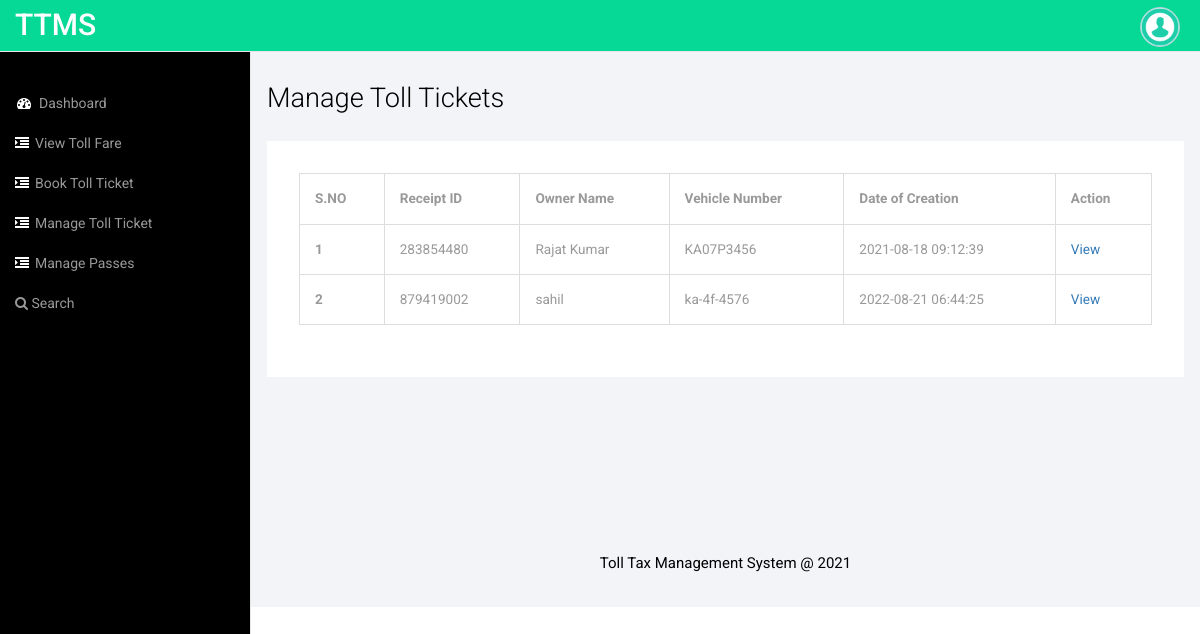
The app's page /TTMS-2021/staffs/manage-receipt.php (signed in) with its own data.
### tables this page shows
CREATE TABLE `tblreceipt` (
  `ID` int(10) NOT NULL,
  `Staffid` int(10) DEFAULT NULL,
  `LaneNumber` varchar(120) NOT NULL,
  `Receiptid` varchar(50) DEFAULT NULL,
  `VehicleCat` varchar(120) DEFAULT NULL,
  `VehicleName` varchar(150) DEFAULT NULL,
  `OwnerName` varchar(120) DEFAULT NULL,
  `VehicleNumber` varchar(120) DEFAULT NULL,
  `EnterVehiclecity` varchar(120) DEFAULT NULL,
  `Trip` varchar(120) DEFAULT NULL,
  `Cost` varchar(120) DEFAULT NULL,
  `CreationDate` timestamp NULL DEFAULT current_timestamp()
);

### TTMS-2021/staffs/manage-receipt.php (the view, shortened to what this page needs)
<?php
include('includes/dbconnection.php');
if (strlen($_SESSION['ttmssid']==0)) {
  header('location:logout.php');
  } else{
  ?>
<!DOCTYPE HTML>
<html>
<head>
<link href="css/bootstrap.min.css" rel='stylesheet' type='text/css' />
<link href="css/style.css" rel='stylesheet' type='text/css' />
<link href="css/font-awesome.css" rel="stylesheet">
</head>
<body>
<div id="wrapper">
     <?php include_once('includes/sidebar.php');?>
        <?php include_once('includes/header.php');?>
        <div id="page-wrapper">
        <div class="col-md-12 graphs">
	   <div class="xs">
  	 <h3>Manage Toll Tickets</h3>
	<div class="bs-example4" data-example-id="simple-responsive-table">
    <div class="table-responsive">
      <table class="table table-bordered">
        <thead>
          <tr>
            <th>S.NO</th>
            <th>Receipt ID</th>
            <th>Owner Name</th>
            <th>Vehicle Number</th>
            <th>Date of Creation</th>
            <th>Action</th>
            </tr>
        </thead>
        <tbody>
           <?php
           $sid=$_SESSION['ttmssid'];
$ret=mysqli_query($con,"select *from  tblreceipt where Staffid='$sid'");
$cnt=1;
while ($row=mysqli_fetch_array($ret)) {
?>
          <tr>
            <th scope="row"><?php echo $cnt;?></th>
                <td><?php  echo $row['Receiptid'];?></td>
                <td><?php  echo $row['OwnerName'];?></td>
                <td><?php  echo $row['VehicleNumber'];?></td>
                <td><?php  echo $row['CreationDate'];?></td>
                  <td><a href="view-receipt.php?viewid=<?php echo $row['ID'];?>">View</a></td>
                </tr>
                <?php
$cnt=$cnt+1;
}?>
        </tbody>
      </table>
    </div>
  </div>
  </div>
  <?php include_once('includes/footer.php');?>
   </div>
      </div>
   </div>
<link href="css/custom.css" rel="stylesheet">
</body>
</html>
<?php }  ?>

### TTMS-2021/staffs/css/style.css (style rules this page uses)
h4, h5, h6, h1, h2, h3 { margin-top: 0; }
html, body { font-family: 'Roboto', sans-serif; font-size: 100%; background:#000; overflow-x: hidden; }
body a { transition:0.5s all; -webkit-transition:0.5s all; -moz-transition:0.5s all; -o-transition:0.5s all; -ms-transition:0.5s all; }
.graphs { padding: 2em 1em; background: #f2f4f8; font-family: 'Roboto', sans-serif; }
.bs-example4 { background: #fff; padding: 2em; }
.xs h3, .widget_head { color:#000; font-size:1.7em; font-weight:300; margin-bottom: 1em; }
.table > thead > tr > th, .table > tbody > tr > th, .table > tfoot > tr > th, .table > thead > tr > td, .table > tbody > tr > td, .table > tfoot > tr > td { border-top: none !important; }
.table > thead > tr > th, .table > tbody > tr > th, .table > tfoot > tr > th, .table > thead > tr > td, .table > tbody > tr > td, .table > tfoot > tr > td { font-size: 0.85em; color: #999; }
.table td, .table>tbody>tr>td, .table>tbody>tr>th, .table>tfoot>tr>td, .table>tfoot>tr>th, .table>thead>tr>td, .table>thead>tr>th { padding:15px !important; }
.table > thead > tr > th { border-bottom: 1px solid #ddd !important; }

### TTMS-2021/staffs/css/custom.css (style rules this page uses)
#wrapper { width: 100%; }
#page-wrapper { min-height: 568px; background-color: #fff; }
@media (min-width:768px) { #page-wrapper { position: inherit; margin: 0 0 0 250px; border-left: 1px solid #e7e7e7; } }

### records on screen
tblreceipt: Receiptid "283854480", OwnerName "Rajat Kumar", VehicleNumber "KA07P3456", CreationDate "2021-08-18 09:12:39"
tblreceipt: Receiptid "879419002", OwnerName "sahil", VehicleNumber "ka-4f-4576", CreationDate "2022-08-21 06:44:25"
